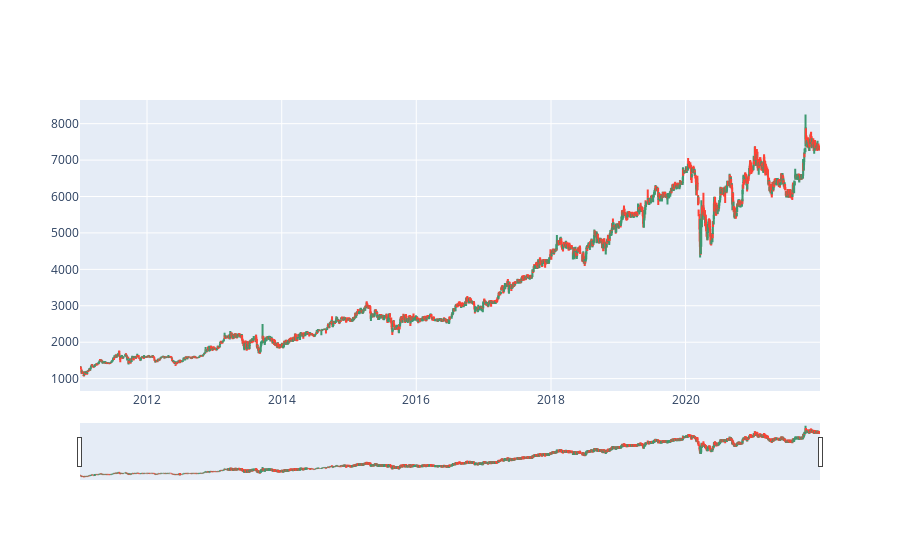

Notebook cell for this chart:
### Markdown cell above
##  Visualisasi terhadap dataset

### Code cell
import plotly.graph_objects as go
import pandas as pd
from datetime import datetime

fig = go.Figure(data=[go.Candlestick(x=df['Date'],
                open=df['Open'],
                high=df['High'],
                low=df['Low'],
                close=df['Close'])])
fig.show()

### Figure 1 — Plotly figure (JSON) as saved in the notebook; plotly's stock layout.template omitted (floating-point values rounded to 4 significant figures; data arrays with more than 128 entries replaced by an {"elided": "..."} marker saying what was removed)
{"data": [{"close": {"elided": "2734 int values"}, "high": {"elided": "2734 int values"}, "low": {"elided": "2734 int values"}, "open": {"elided": "2734 int values"}, "type": "candlestick", "x": {"elided": "2734 str values"}}], "layout": {}}
